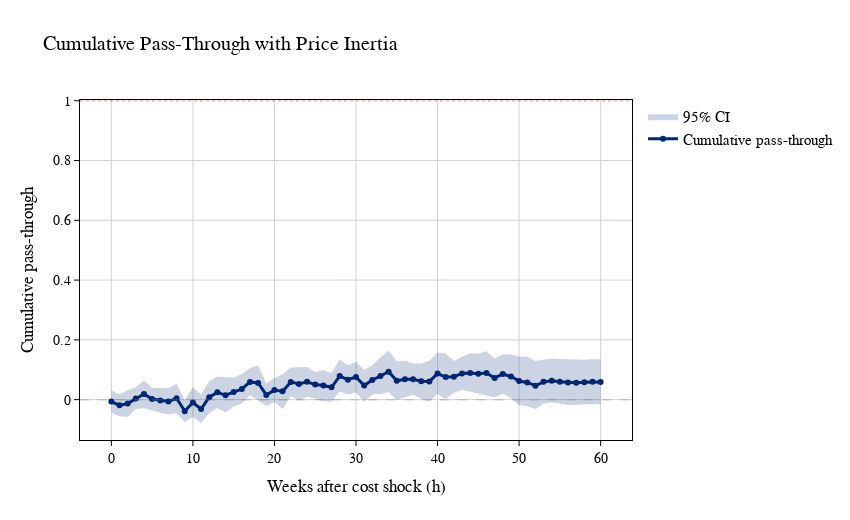

Source (notebook cell):
### Code cell
# -----------------------------
# 1) Settings
# -----------------------------
H = 60          # horizon to compute IRF/cumulative PT (should be > K_c due to inertia)
N_DRAWS = 3000   # parametric draws for CI (2000–5000 is usually fine)
SEED = 42

# -----------------------------
# 2) Helper: compute cum PT from a parameter vector
#    Model: d_lp_t = Σ β_k d_lc_{t-k} + Σ γ_j d_lp_{t-j} + ...
#    Shock: d_lc_t = 1, others 0
# -----------------------------
def cum_pt_from_params(beta, gamma, K_c, K_p, H):
    """
    beta: array length K_c+1 for d_lc_l0..d_lc_lKc
    gamma: array length K_p (for d_lp_l1..d_lp_lKp)
    returns: cumulative_pt (length H+1), irf_dp (Δp response, length H+1)
    """
    irf_dp = np.zeros(H + 1)
    irf_dp[0] = beta[0]

    for h in range(1, H + 1):
        bh = beta[h] if h <= K_c else 0.0
        ar = 0.0
        for j in range(1, min(K_p, h) + 1):
            ar += gamma[j - 1] * irf_dp[h - j]
        irf_dp[h] = bh + ar

    cumulative_pt = irf_dp.cumsum()
    return cumulative_pt, irf_dp


# -----------------------------
# 3) Point estimate curve
# -----------------------------
names = model.model.exog_names
idx = {n: i for i, n in enumerate(names)}
theta_hat = model.params.values

# Pull β and γ from the fitted model (point estimates)
beta_hat = np.array([model.params.get(f"d_lc_l{k}", 0.0) for k in range(K_c + 1)])
gamma_hat = np.array([model.params.get(f"d_lp_l{j}", 0.0) for j in range(1, K_p + 1)])

cumulative_pt, irf_dp = cum_pt_from_params(beta_hat, gamma_hat, K_c, K_p, H)


# -----------------------------
# 4) Correct 95% CI via parametric simulation
#    Draw θ ~ N(θhat, Vhat) using full cov matrix from the regression,
#    recompute curve each draw, take percentiles at each horizon.
# -----------------------------
V = model.cov_params().values
rng = np.random.default_rng(SEED)
draws = rng.multivariate_normal(theta_hat, V, size=N_DRAWS)

# Precompute indexes for the parameters we need in each draw
beta_idx = [idx[f"d_lc_l{k}"] for k in range(K_c + 1)]
gamma_idx = [idx[f"d_lp_l{j}"] for j in range(1, K_p + 1)]

cum_draws = np.zeros((N_DRAWS, H + 1))

for r in range(N_DRAWS):
    th = draws[r]
    beta_r = th[beta_idx]
    gamma_r = th[gamma_idx]
    cum_r, _ = cum_pt_from_params(beta_r, gamma_r, K_c, K_p, H)
    cum_draws[r] = cum_r

ci_lower = np.percentile(cum_draws, 2.5, axis=0)
ci_upper = np.percentile(cum_draws, 97.5, axis=0)

horizons = np.arange(H + 1)


# -----------------------------
# 5) Plot
# -----------------------------
fig = go.Figure()

fig.add_trace(
    go.Scatter(
        x=np.concatenate([horizons, horizons[::-1]]),
        y=np.concatenate([ci_upper, ci_lower[::-1]]),
        fill="toself",
        fillcolor="rgba(0, 38, 118, 0.2)",
        line=dict(color="rgba(255,255,255,0)"),
        showlegend=True,
        name="95% CI",
        hoverinfo="skip",
    )
)

fig.add_trace(
    go.Scatter(
        x=horizons,
        y=cumulative_pt,
        mode="lines+markers",
        name="Cumulative pass-through",
        line=dict(color=BERKELEY_BLUE, width=3),
        marker=dict(size=6, color=BERKELEY_BLUE),
    )
)

fig.add_hline(y=0, line_dash="dash", line_color="gray", line_width=1.5)
fig.add_hline(y=1, line_dash="dot", line_color="red", line_width=1.5)

fig.update_layout(
    title="Cumulative Pass-Through with Price Inertia",
    xaxis_title="Weeks after cost shock (h)",
    yaxis_title="Cumulative pass-through",
    font=dict(family="Times New Roman", size=14, color="black"),
    template="simple_white",
    xaxis=dict(
        showgrid=True, gridcolor="lightgray", zeroline=False,
        linecolor="black", linewidth=1, mirror=True,
        ticks="outside", tickwidth=1, tickcolor="black",
    ),
    yaxis=dict(
        showgrid=True, gridcolor="lightgray", zeroline=False,
        linecolor="black", linewidth=1, mirror=True,
        ticks="outside", tickwidth=1, tickcolor="black",
    ),
    legend=dict(
        x=1.02, y=1, xanchor="left", yanchor="top",
        font=dict(size=15), bgcolor="rgba(255,255,255,0)", bordercolor="rgba(0,0,0,0)",
    ),
    margin=dict(r=150),
    width=850,
    height=520,
)

fig.show()
# fig.write_image(PLOT_FOLDER / "Cumulative_PassThrough.png")


# -----------------------------
# 6) Print a few horizons (more meaningful than K_p)
# -----------------------------
for h in [4, 13, 26, 52, 104, 200]:
    if h <= H:
        print(f"Pass-through at week {h}: {cumulative_pt[h]:.3f} "
              f"[{ci_lower[h]:.3f}, {ci_upper[h]:.3f}]")

### Figure 1 — Plotly figure (JSON) as saved in the notebook; plotly's stock layout.template omitted (floating-point values rounded to 4 significant figures)
{"data": [{"fill": "toself", "fillcolor": "rgba(0, 38, 118, 0.2)", "hoverinfo": "skip", "line": {"color": "rgba(255,255,255,0)"}, "name": "95% CI", "showlegend": true, "type": "scatter", "x": [0, 1, 2, 3, 4, 5, 6, 7, 8, 9, 10, 11, 12, 13, 14, 15, 16, 17, 18, 19, 20, 21, 22, 23, 24, 25, 26, 27, 28, 29, 30, 31, 32, 33, 34, 35, 36, 37, 38, 39, 40, 41, 42, 43, 44, 45, 46, 47, 48, 49, 50, 51, 52, 53, 54, 55, 56, 57, 58, 59, 60, 60, 59, 58, 57, 56, 55, 54, 53, 52, 51, 50, 49, 48, 47, 46, 45, 44, 43, 42, 41, 40, 39, 38, 37, 36, 35, 34, 33, 32, 31, 30, 29, 28, 27, 26, 25, 24, 23, 22, 21, 20, 19, 18, 17, 16, 15, 14, 13, 12, 11, 10, 9, 8, 7, 6, 5, 4, 3, 2, 1, 0], "y": [0.0305, 0.01777, 0.03154, 0.04125, 0.06434, 0.03889, 0.03995, 0.03787, 0.05389, -0.0008827, 0.04123, 0.01767, 0.06193, 0.07716, 0.07497, 0.07391, 0.08593, 0.1052, 0.1149, 0.05418, 0.07306, 0.08515, 0.1072, 0.1074, 0.1092, 0.09286, 0.09855, 0.09001, 0.1335, 0.1154, 0.1265, 0.1002, 0.1156, 0.1414, 0.1645, 0.1285, 0.13, 0.121, 0.121, 0.13, 0.1574, 0.1548, 0.1296, 0.1438, 0.1552, 0.1548, 0.1618, 0.1377, 0.1515, 0.1513, 0.1446, 0.1433, 0.1289, 0.1332, 0.1379, 0.1359, 0.1349, 0.1333, 0.1336, 0.1348, 0.1348, -0.01544, -0.01471, -0.01579, -0.01792, -0.01762, -0.01413, -0.00896, -0.01377, -0.032, -0.02194, -0.01854, 0.00543, 0.02002, 0.008211, 0.01467, 0.02011, 0.02577, 0.03216, 0.02268, 0.001405, 0.01906, -0.00632, 0.002945, 0.01601, 0.008026, -0.001043, 0.0249, 0.01923, 0.01713, -0.007541, 0.02373, 0.0176, 0.02728, -0.007065, -0.005605, 0.003573, 0.009397, -0.003196, 0.01108, -0.0309, -0.009107, -0.02158, -0.003338, 0.01556, -0.01332, -0.02319, -0.0431, -0.02817, -0.04528, -0.07815, -0.05749, -0.07555, -0.04446, -0.0496, -0.04426, -0.03679, -0.02762, -0.03185, -0.05782, -0.05529, -0.0434]}, {"line": {"color": "#002676", "width": 3}, "marker": {"color": "#002676", "size": 6}, "mode": "lines+markers", "name": "Cumulative pass-through", "type": "scatter", "x": [0, 1, 2, 3, 4, 5, 6, 7, 8, 9, 10, 11, 12, 13, 14, 15, 16, 17, 18, 19, 20, 21, 22, 23, 24, 25, 26, 27, 28, 29, 30, 31, 32, 33, 34, 35, 36, 37, 38, 39, 40, 41, 42, 43, 44, 45, 46, 47, 48, 49, 50, 51, 52, 53, 54, 55, 56, 57, 58, 59, 60], "y": [-0.006321, -0.01913, -0.01309, 0.004062, 0.01865, 0.002193, -0.00274, -0.005951, 0.004469, -0.03843, -0.009538, -0.03125, 0.008372, 0.02439, 0.01471, 0.02533, 0.03551, 0.05926, 0.05599, 0.01572, 0.03194, 0.02767, 0.05932, 0.05223, 0.05952, 0.0503, 0.04718, 0.04135, 0.07903, 0.06664, 0.07568, 0.04719, 0.06548, 0.07909, 0.09347, 0.06302, 0.06852, 0.0684, 0.06162, 0.06085, 0.08729, 0.07548, 0.07665, 0.08782, 0.08932, 0.08642, 0.08888, 0.07252, 0.08574, 0.07758, 0.06249, 0.05748, 0.04654, 0.05959, 0.06341, 0.06013, 0.05746, 0.05663, 0.0586, 0.05957, 0.05898]}], "layout": {"font": {"color": "black", "family": "Times New Roman", "size": 14}, "height": 520, "legend": {"bgcolor": "rgba(255,255,255,0)", "bordercolor": "rgba(0,0,0,0)", "font": {"size": 15}, "x": 1.02, "xanchor": "left", "y": 1, "yanchor": "top"}, "margin": {"r": 150}, "shapes": [{"line": {"color": "gray", "dash": "dash", "width": 1.5}, "type": "line", "x0": 0, "x1": 1, "xref": "x domain", "y0": 0, "y1": 0, "yref": "y"}, {"line": {"color": "red", "dash": "dot", "width": 1.5}, "type": "line", "x0": 0, "x1": 1, "xref": "x domain", "y0": 1, "y1": 1, "yref": "y"}], "title": {"text": "Cumulative Pass-Through with Price Inertia"}, "width": 850, "xaxis": {"gridcolor": "lightgray", "linecolor": "black", "linewidth": 1, "mirror": true, "showgrid": true, "tickcolor": "black", "ticks": "outside", "tickwidth": 1, "title": {"text": "Weeks after cost shock (h)"}, "zeroline": false}, "yaxis": {"gridcolor": "lightgray", "linecolor": "black", "linewidth": 1, "mirror": true, "showgrid": true, "tickcolor": "black", "ticks": "outside", "tickwidth": 1, "title": {"text": "Cumulative pass-through"}, "zeroline": false}}}
